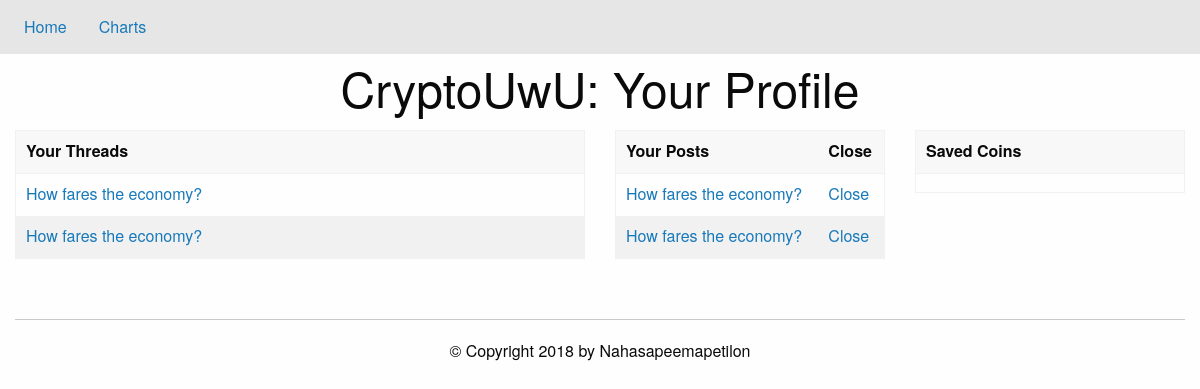
Screenshot of /profile (signed in) with the database file from the repository.
### tables this page shows
CREATE TABLE a_threads (threadID INT PRIMARY KEY, post TEXT);

CREATE TABLE a_posts (threadID INT, postID INT, post TEXT);

### app.py (the view)
@app.route('/profile')
def load_profile():
    if noUser():
        return redirect('/')
    db = sqlite3.connect('./data/base.db')
    c = db.cursor()
    coins=dbEditor.getCoins(c,session['username'])
    threads=dbEditor.userThreads(c, session['username'])
    posts=dbEditor.userPosts(c,session['username'])
    db.close()
    return render_template('profile.html', coins=coins, threads=threads, posts=posts)

### app.py (called while the page is built)
def noUser():
    return 'username' not in session.keys()

### util/dbEditor.py (called while the page is built)
def foo_char_html(str): # parses through username
    return str.replace('&', '&amp;').replace('<', '&lt;').replace('>', '&gt;')

def getCoins(cursor,user): # get list of coins user likes
    t = cursor.execute("SELECT listCoins from coins WHERE username = ?;", (foo_char_html(user),)).fetchone()[0]
    val = t.split("!")
    return val

def userThreads(cursor,user):
    v = "SELECT post,threadID FROM " + user + "_threads;"
    l = list(cursor.execute(v))
    return l

def userPosts(cursor,user):
    v = "SELECT * FROM " + user + "_posts;"
    l = list(cursor.execute(v))
    return l

### templates/profile.html (shortened to what this page needs)
{% extends "register.html" %}
{% block content %}
<h1 class="text-center"> CryptoUwU: Your Profile</h1>
<div class="grid-container">
  <div class="grid-x grid-padding-x">
    <div class="cell small-6">
      <table class="hover">
	<thead><tr>
	    <th> Your Threads </th>
	</tr></thead>
	<tbody>
	  {% for thread in threads %}
	  <tr>
	    <td><a href="/thread?id={{thread[1]}}">{{ thread[0] }}</a></td>
	  </tr>
	  {% endfor %}
	</tbody>
      </table>
    </div>
  <div  class="cell small-3">
    <table class="hover">
      <thead><tr>
	  <th> Your Posts
	  </th>
	  <th> Close</th>
      </tr></thead>
      <tbody>
	{% for post in posts %}
	<tr data-closable>
	  <td><a href="/thread?id={{post[0]}}#{{post[1]}}">{{ post[2] }}</a>
	  </td>
	  <td><a href="#" data-close>Close</a>
	  </td>
	</tr>
	{% endfor %}
      </tbody>
    </table>
  </div>
  <div  class="cell small-3">
    <table class="hover">
      <thead><tr>
	  <th> Saved Coins </th>
      </tr></thead>
      <tbody>
	{% for coin in coins %}
	<tr>
	  <td>{{ coin }}</td>
	</tr>
	{% endfor %}
      </tbody>
    </table>
  </div>
</div>
{% endblock %}

### rows the page displays
a_threads: post "How fares the economy?"
a_threads: post "How fares the economy?"
a_posts: post "How fares the economy?"
a_posts: post "How fares the economy?"
